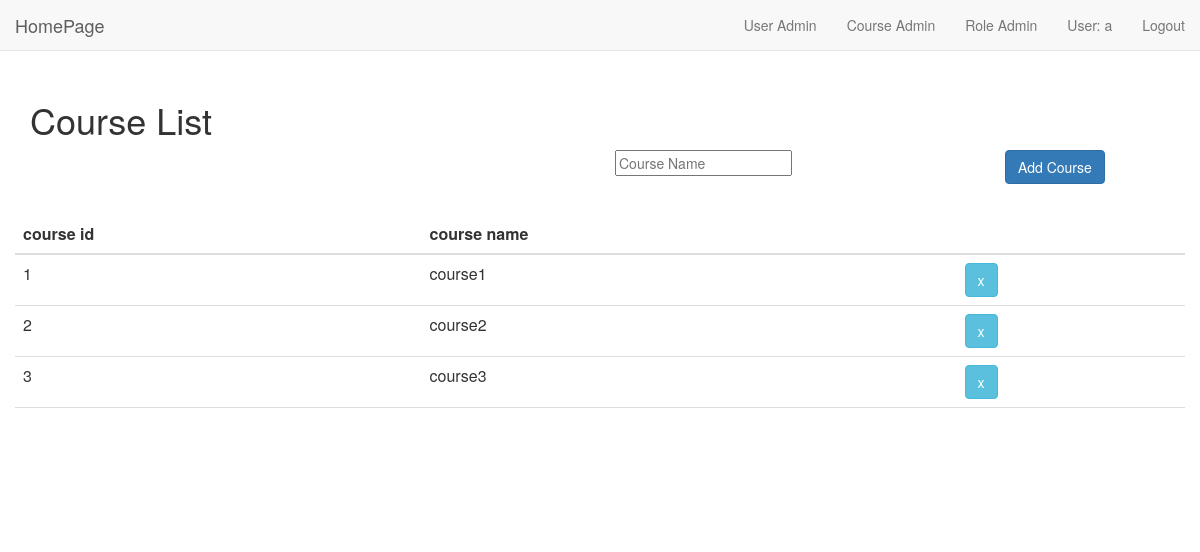
Before: /course_admin (signed in) with the older database file.
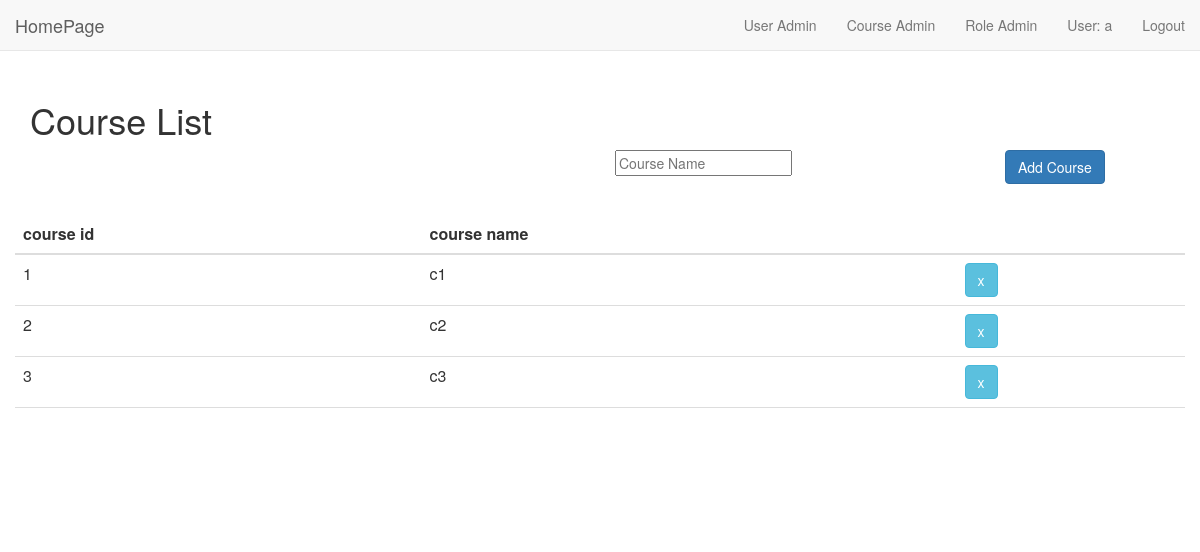
After: the same page with the newer database file.
### app.py (models this page shows, shortened)
class Course(db.Model):
	__tablename__ = 'Course'
	id = db.Column(db.Integer, primary_key=True)
	name = db.Column(db.String(255))

### app.py (the view)
@app.route('/course_admin')
def course_admin():
	if not session.get('logged_in'):
		return 'You need to login first'
	course_list = db.session.query(Course.id, Course.name).all()
	course_list = sorted(course_list, key=lambda course: course[0])
	print(course_list)
	return render_template('course_admin.html', course_list=course_list)

### app.py (called while the page is built)
@app.after_request
def add_header(r):
	r.headers["Cache-Control"] = "no-cache, no-store, must-revalidate"
	r.headers["Pragma"] = "no-cache"
	r.headers["Expires"] = "0"
	r.headers['Cache-Control'] = 'public, max-age=0'
	return r

### templates/course_admin.html (shortened to what this page needs)
<html>
<head>
    {% include "resource.html" %}
</head>
<body>
    {% include "nav.html" %}
    <div class="container"  style="margin-top:80px;">
        <h1>Course List</h1>
        <div class="row" style="margin-bottom:30px;">
                <div class="col-md-8 col-lg-6"></div>
                <div class="col-md-2 col-lg-4">
                    <input type="course_name" id="input_course_name" placeholder="Course Name">
                </div>
                <div class="col-md-2 col-lg-2">
                    <button type="button" class="add_course btn btn-primary">Add Course</button>
                </div>
        </div>
        <div class="row" style="margin-bottom:80px;">
            <div class="col-md-4"></div>
            <table class="table col-md-4">
                <thead>
                    <tr>
                        <th scope="row">course id</th>
                        <th>course name</th>
                        <th></th>
                </thead>
                <tbody class="course_list">
                    {% for course in course_list %}
                    <tr class="course_list_record">
                        <td class="c_id">{{ course.id }}</td>
                        <td>{{ course.name }}</td>
                        <td><button type="button" class="delete btn btn-info">x</button></td>
                    </tr>
                    {% endfor %}
					<tr class="new_course">
						<td class="c_id"></td>
						<td class="c_name"></td>
						<td class="delete_btn"></td>
					</tr>
                </tbody>
            </table>
            <div class="col-md-4"></div>
        </div>
	</div>
</body>
</html>

### templates/resource.html (shortened to what this page needs)
    <link href="https://maxcdn.bootstrapcdn.com/bootstrap/3.3.7/css/bootstrap.min.css" rel="stylesheet">
	<link href="../static/css/table.css" rel="stylesheet">

### templates/nav.html (shortened to what this page needs)
	<nav class="navbar navbar-default navbar-custom navbar-fixed-top">
		<div class="container-fluid">
			<div class="navbar-header page-scroll">
				<a class="navbar-brand" href="/">HomePage</a>
			</div>
			<div class="collapse navbar-collapse" id="bs-example-navbar-collapse-1">
				<ul class="nav navbar-nav navbar-right">
					<li><a href="/user_admin">User Admin</a></li>
					<li><a href="/course_admin">Course Admin</a></li>
					<li><a href="/role_admin">Role Admin</a></li>
					<li><a href="#">User: {{ session['logged_in'] }}</a></li>
					<li><a href="/logout">Logout</a></li>
				</ul>
			</div>
		</div>
	</nav>

Changed rows visible on the page:
changed Course id 1: name "course1" → "c1"
changed Course id 2: name "course2" → "c2"
changed Course id 3: name "course3" → "c3"
